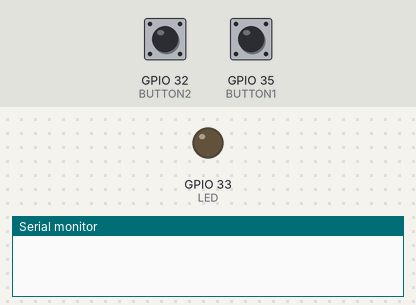
A sketch run on a simulated ESP32. On the bench: output pins drawn as LEDs (lit = HIGH), the last lines printed to the serial monitor. Inputs (shaded band) come from the test bench; at power-on: GPIO 32 (BUTTON2) HIGH, GPIO 35 (BUTTON1) HIGH.

Above: at 1.2 s.
1.3 s: GPIO 32 (BUTTON2) pulled LOW for 0.15 s
At 3.0 s:
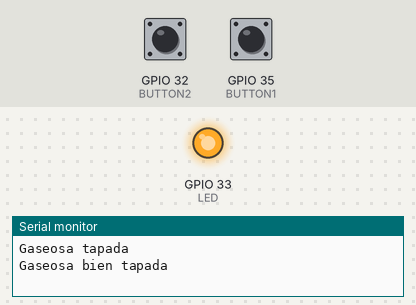
3.8 s: GPIO 35 (BUTTON1) pulled LOW for 0.15 s
At 5.8 s:
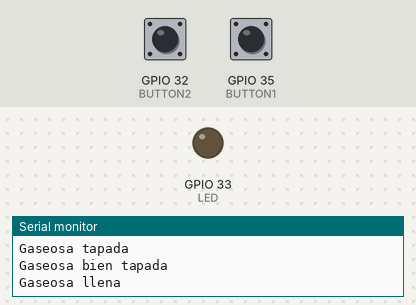
8.4 s: GPIO 32 (BUTTON2) pulled LOW for 1 s
At 9.7 s:
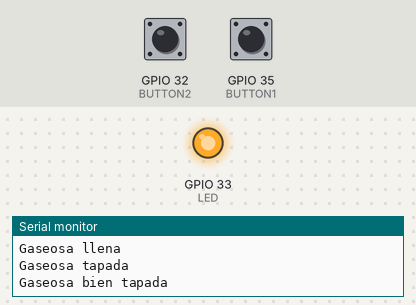
Timing chart, 0 to 11.4 s (numbered marks = the images above; inputs shaded):
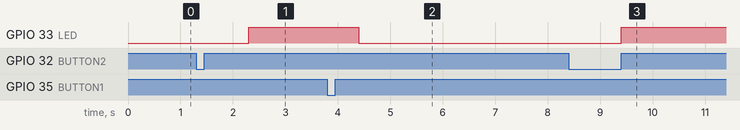

The sketch:

S08_S2_2.ino
```cpp
int BUTTON1 = 35;
int BUTTON2 = 32;
int LED = 33;

int status1, status2;
bool conTapa = false;
int statusBotella = 0;

void setup() {
  pinMode(BUTTON1, INPUT);
  pinMode(BUTTON2, INPUT);
  pinMode(LED, OUTPUT);

  Serial.begin(115200);
}

void blinkLed() {
  digitalWrite(LED, 1);
  delay(300);
  digitalWrite(LED, 0);
}

void onBtn1() {
  if(statusBotella == 0) {
    Serial.println("Gaseosa llena");
    delay(300);
    statusBotella = 1;
    blinkLed();
    return;
  }
  if(statusBotella == 1 && conTapa) {
    Serial.println("Gaseosa bien empaquetada");
    digitalWrite(LED, 1);
    statusBotella = 2;
    delay(300);
  } else {
    if(statusBotella != 1) return;
    Serial.println("¡Falta colocar la tapa!");
    delay(300);
  }
}

void onBtn2() {
  Serial.println("Gaseosa tapada");
  delay(1000);
  Serial.println("Gaseosa bien tapada");
  digitalWrite(LED, 1);
  return;
  if(!conTapa) {
    Serial.println("Se puso la tapa");
  } else {
    Serial.println("Se quito la tapa");
  }
  conTapa = !conTapa;
  delay(300);
}

void loop() {
  status1 = digitalRead(BUTTON1);
  status2 = digitalRead(BUTTON2);

  if(status1 == 0) {
    onBtn1();
  }

  if(status2 == 0) {
    onBtn2();
  }
}
```

Measured:
- after the input at 1.3 s, GPIO 33 (LED): LOW → HIGH after 1.0 s
- after the input at 3.8 s, GPIO 33 (LED): HIGH → LOW after 0.60 s
- after the input at 8.4 s, GPIO 33 (LED): LOW → HIGH after 1.0 s
